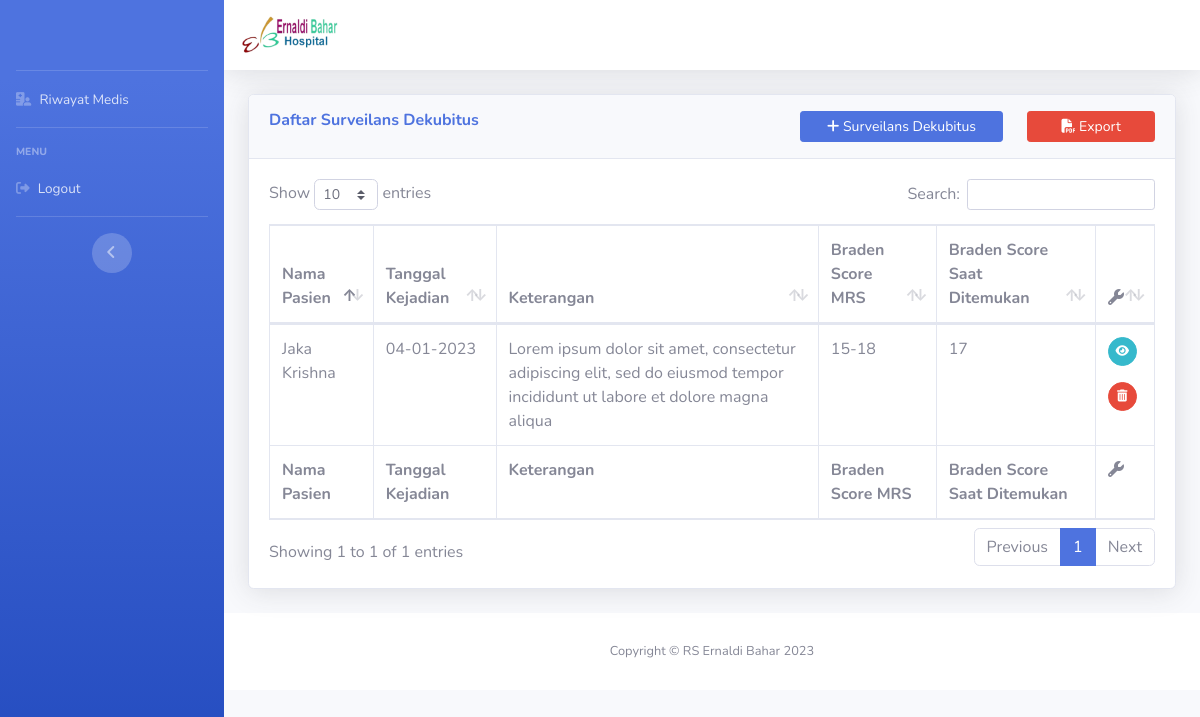
The page /index.php/perawat/dekubitus on the database its author committed.
### tables this page shows
CREATE TABLE `dekubitus` (
  `id` int(11) NOT NULL,
  `nama_pasien` varchar(128) NOT NULL,
  `jenis_surveilans` varchar(128) NOT NULL,
  `tgl_kejadian` date NOT NULL,
  `kejadian` varchar(128) NOT NULL,
  `keterangan` text NOT NULL,
  `braden_score` varchar(128) NOT NULL,
  `bradenscore_ditemukan` varchar(128) NOT NULL,
  `area_lukatekan` varchar(128) NOT NULL,
  `stadium` varchar(128) NOT NULL,
  `albumin` varchar(10) NOT NULL,
  `hb` varchar(10) NOT NULL,
  `suhu` varchar(10) NOT NULL,
  `td` varchar(10) NOT NULL,
  `lainnya` varchar(10) NOT NULL,
  `deskripsi_kejadian` text NOT NULL
);

### application/controllers/Perawat.php (called while the page is built, shortened)
<?php
class Perawat extends CI_Controller
{
    public function __construct()
    {
        $this->load->model('Dashboard_m');
        $this->load->model('Perawat_m');
        $this->load->helper('url');
    }
    public function dekubitus()
    {
        $data['dekubitus'] = $this->db->get('dekubitus')->result_array();
        $this->load->view('template/dashboard_header');
        $this->load->view('perawat/data-dekubitus', $data);
        $this->load->view('template/dashboard_footer');
    }
}

### index.php (called while the page is built, shortened)
<?php
require_once BASEPATH.'core/CodeIgniter.php';

### application/views/perawat/data-dekubitus.php (the view, shortened to what this page needs)
<div class="container-fluid">
    <div class="card shadow mb-4">
        <div class="card-header py-3">
            <div class="row">
                <div class="col-md-7">
                    <h6 class="m-0 font-weight-bold text-primary">Daftar Surveilans Dekubitus</h6>
                </div>
                <div class="col-md-3">
                    <a href="<?= base_url('perawat/formDekubitus') ?>" class="btn btn-sm btn-block btn-primary"><i class="fa-solid fa-plus"></i> Surveilans Dekubitus</a>
                </div>
                <div class="col-md-2">
                    <a href="<?= base_url('exportpdf/exportDekubitus') ?>" class="btn btn-sm btn-block btn-danger"><i class="fa-solid fa-file-pdf"></i> Export</a>
                </div>
            </div>
        </div>
        <div class="card-body">
            <div class="table-responsive">
                <table class="table table-bordered" id="dataTable" width="100%" cellspacing="0">
                    <thead>
                        <tr>
                            <th>Nama Pasien</th>
                            <th>Tanggal Kejadian</th>
                            <th>Keterangan</th>
                            <th>Braden Score MRS</th>
                            <th>Braden Score Saat Ditemukan</th>
                            <th><i class="fa-solid fa-wrench"></i></th>
                        </tr>
                    </thead>
                    <tfoot>
                        <tr>
                            <th>Nama Pasien</th>
                            <th>Tanggal Kejadian</th>
                            <th>Keterangan</th>
                            <th>Braden Score MRS</th>
                            <th>Braden Score Saat Ditemukan</th>
                            <th><i class="fa-solid fa-wrench"></i></th>
                        </tr>
                    </tfoot>
                    <tbody>
                        <?php
                        foreach ((array) $dekubitus as $p) :
                        ?>
                            <tr>
                                <td><?= $p['nama_pasien'] ?></td>
                                <td><?= date('d-m-Y', strtotime($p['tgl_kejadian'])) ?></td>
                                <td><?= $p['keterangan'] ?></td>
                                <td><?= $p['braden_score'] ?></td>
                                <td><?= $p['bradenscore_ditemukan'] ?></td>
                                <td>
                                    <a href="<?= base_url('perawat/seeDekubitus/' . $p['id']); ?>" class="btn btn-sm btn-info btn-circle"><i class="fa-solid fa-eye"></i></a>
                                    <br>
                                    <a href="<?= base_url('perawat/deleteDekubitus/' . $p['id']); ?>" class="btn btn-sm btn-danger btn-circle mt-3"><i class="fa-solid fa-trash-can"></i></a>
                                </td>
                            </tr>
                        <?php endforeach; ?>
                    </tbody>
                </table>
            </div>
        </div>
    </div>
</div>

### rows shown on the page
dekubitus: nama_pasien "Jaka Krishna", tgl_kejadian "04-01-2023", keterangan "Lorem ipsum dolor sit amet, consectetur adipiscing elit, sed do eiusmod tempor incididunt ut labore et dolore magna aliqua", braden_score "15-18", bradenscore_ditemukan "17"
